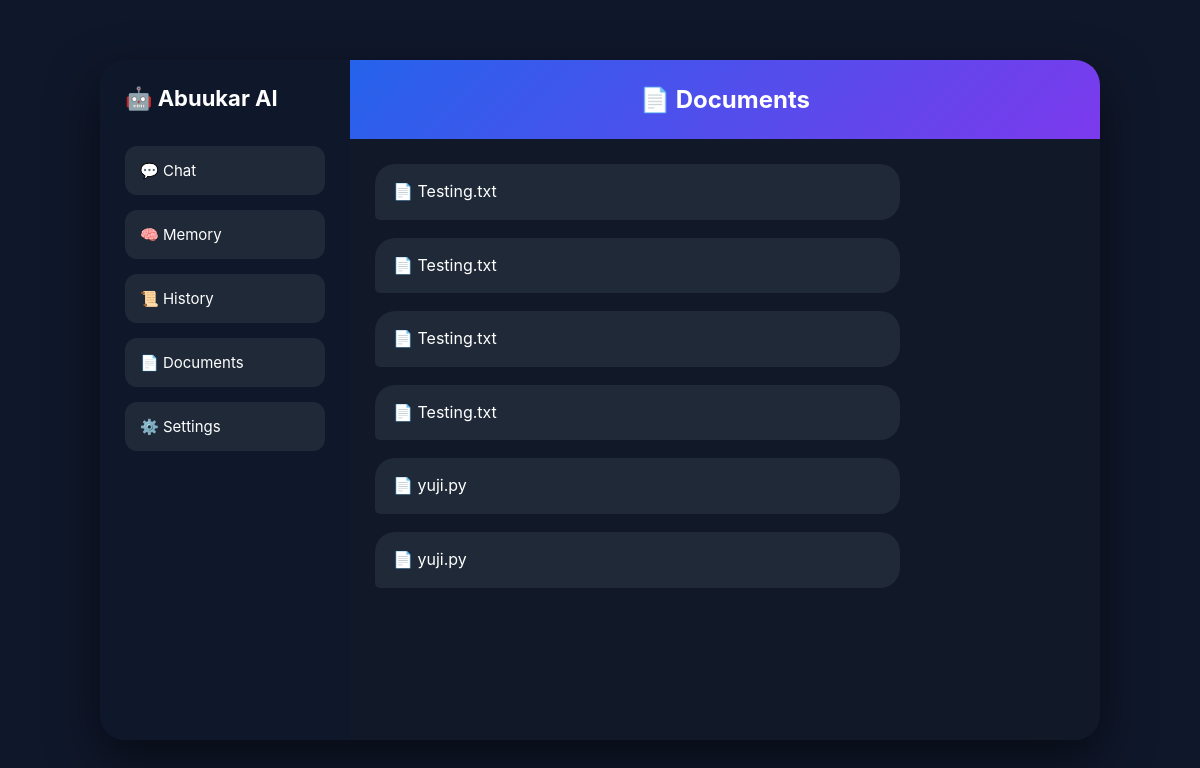
Screenshot of /documents with the database file from the repository.
### tables this page shows
CREATE TABLE knowledge( id INTEGER PRIMARY KEY AUTOINCREMENT, filename TEXT, content TEXT);

### app.py (the view)
@app.route("/documents")
def documents():
    print("DOCUMENTS PAGE OPENED")
    documents = db.get_documents()
    return render_template("documents.html", documents=documents)

### AI/database/database.py (called while the page is built)
def get_connection():
    return sqlite3.connect("chat.db")

def get_documents():
    conn = get_connection()
    cursor = conn.cursor()
    cursor.execute("SELECT filename, content FROM knowledge""")
    documents = cursor.fetchall()
    conn.close()
    return documents

### templates/documents.html (shortened to what this page needs)
<!DOCTYPE html>
<html>
<head>
    <link rel="stylesheet" href="/static/style.css">
</head>
<body>
<div class="app-container">
    <div class="sidebar">
        <h2>🤖 Abuukar AI</h2>
        <a href="/" class="sidebar-button">
            💬 Chat
        </a>
        <a href="/memory" class="sidebar-button">
            🧠 Memory
        </a>
        <a href="/history" class="sidebar-button">
            📜 History
        </a>
        <a href="/documents" class="sidebar-button">
            📄 Documents
        </a>
        <a href="/settings" class="sidebar-button">
            ⚙️ Settings
        </a>
    </div>
    <div class="chat-container">
        <div class="chat-header">
            📄 Documents
        </div>
        <div class="chat-box">
            {% if documents %}
                {% for document in documents %}
                    <div class="message ai-message">
                        📄 {{ document[0] }}
                    </div>
                {% endfor %}
            {% else %}
                <div class="message ai-message">
                    No documents uploaded.
                </div>
            {% endif %}
        </div>
    </div>
</div>
</body>
</html>

### static/style.css (style rules this page uses)
* { margin: 0; padding: 0; box-sizing: border-box; font-family: "Inter", Arial, sans-serif; }
body { background: #0f172a; color: white; height: 100vh; display: flex; justify-content: center; align-items: center; }
.app-container { display: flex; width: 1000px; max-width: 95%; height: 85vh; background: #111827; border-radius: 25px; overflow: hidden; box-shadow: 0 20px 50px rgba(0,0,0,0.5); }
.sidebar { width: 250px; background: #0f172a; padding: 25px; display: flex; flex-direction: column; gap: 15px; }
.sidebar h2 { font-size: 22px; margin-bottom: 20px; }
.sidebar-button { padding: 15px; border-radius: 12px; background: #1f2937; color: white; text-decoration: none; font-size: 15px; display: block; transition: 0.3s; }
.chat-container { flex: 1; background: #111827; display: flex; flex-direction: column; overflow: hidden; }
.chat-header { padding: 25px; background: linear-gradient( 135deg, #2563eb, #7c3aed ); font-size: 24px; font-weight: bold; text-align: center; }
.chat-box { flex: 1; padding: 25px; overflow-y: auto; }
.message { max-width: 75%; padding: 15px 18px; margin-bottom: 18px; border-radius: 20px; line-height: 1.6; animation: fadeIn 0.3s ease; }
.ai-message { background: #1f2937; margin-right: auto; border-bottom-left-radius: 5px; }

### rows the page displays
knowledge: filename "Testing.txt"
knowledge: filename "Testing.txt"
knowledge: filename "Testing.txt"
knowledge: filename "Testing.txt"
knowledge: filename "yuji.py"
knowledge: filename "yuji.py"
